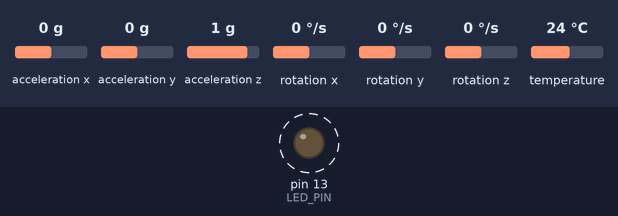
Simulated run of this sketch. Board: Arduino Uno, built with avr-gcc and run on an emulated ATmega328P. Shown: output pins drawn as LEDs (lit = HIGH). Dashed ring = blinking. The test bench sets the inputs (shaded band); at power-on: acceleration x 0 g, acceleration y 0 g, acceleration z 1 g, rotation x 0 °/s, rotation y 0 °/s, rotation z 0 °/s, temperature 24 °C. What the sketch prints to the serial monitor is not drawn.

Above: at 0.2 s.
Timing chart, 0 to 3.0 s (numbered marks = the images above):
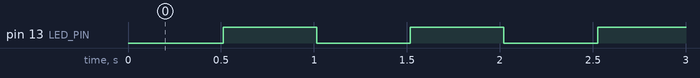

The sketch:

mpu6050.ino
```cpp
// I2C device class (I2Cdev) demonstration Arduino sketch for MPU6050 class
// 10/7/2011 by Jeff Rowberg <jeff@rowberg.net>
// Updates should (hopefully) always be available at https://github.com/jrowberg/i2cdevlib
//
// Changelog:
//     2011-10-07 - initial release

/* ============================================
I2Cdev device library code is placed under the MIT license
Copyright (c) 2011 Jeff Rowberg

Permission is hereby granted, free of charge, to any person obtaining a copy
of this software and associated documentation files (the "Software"), to deal
in the Software without restriction, including without limitation the rights
to use, copy, modify, merge, publish, distribute, sublicense, and/or sell
copies of the Software, and to permit persons to whom the Software is
furnished to do so, subject to the following conditions:

The above copyright notice and this permission notice shall be included in
all copies or substantial portions of the Software.

THE SOFTWARE IS PROVIDED "AS IS", WITHOUT WARRANTY OF ANY KIND, EXPRESS OR
IMPLIED, INCLUDING BUT NOT LIMITED TO THE WARRANTIES OF MERCHANTABILITY,
FITNESS FOR A PARTICULAR PURPOSE AND NONINFRINGEMENT. IN NO EVENT SHALL THE
AUTHORS OR COPYRIGHT HOLDERS BE LIABLE FOR ANY CLAIM, DAMAGES OR OTHER
LIABILITY, WHETHER IN AN ACTION OF CONTRACT, TORT OR OTHERWISE, ARISING FROM,
OUT OF OR IN CONNECTION WITH THE SOFTWARE OR THE USE OR OTHER DEALINGS IN
THE SOFTWARE.
===============================================
*/

// Arduino Wire library is required if I2Cdev I2CDEV_ARDUINO_WIRE implementation
// is used in I2Cdev.h
#include "Wire.h"

#include <Adafruit_MPU6050.h>
Adafruit_MPU6050 mpu;

#define LED_PIN 13
bool blinkState = false;

void setup() {

    Wire.begin();

    // initialize serial communication
    // (38400 chosen because it works as well at 8MHz as it does at 16MHz, but
    // it's really up to you depending on your project)
    Serial.begin(38400);

    // verify connection
    Serial.println("Testing device connections...");
    Serial.println(mpu.begin() ? "MPU6050 connection successful" : "MPU6050 connection failed");

    	// set accelerometer range to +-8G
	mpu.setAccelerometerRange(MPU6050_RANGE_8_G);

	// set gyro range to +- 500 deg/s
	mpu.setGyroRange(MPU6050_RANGE_500_DEG);

	// set filter bandwidth to 21 Hz
	mpu.setFilterBandwidth(MPU6050_BAND_21_HZ);
    // configure Arduino LED for
    pinMode(LED_PIN, OUTPUT);
}

void loop() {

    sensors_event_t a, g, temp;
    mpu.getEvent(&a, &g, &temp);


    // Serial.print("Acceleration X: ");
	// Serial.print(a.acceleration.x);
	// Serial.print(", Y: ");
	// Serial.print(a.acceleration.y);
	// Serial.print(", Z: ");
	// Serial.print(a.acceleration.z);
	// Serial.println(" m/s^2");

	Serial.print("Rotation X: ");
	Serial.print(g.gyro.x);
	Serial.print(", Y: ");
	Serial.print(g.gyro.y);
	Serial.print(", Z: ");
	Serial.print(g.gyro.z);
	Serial.println(" rad/s");

	// Serial.print("Die Temperature: ");
	// Serial.print(temp.temperature);
	// Serial.println(" degC");

	Serial.println("");
	delay(500);

    // blink LED to indicate activity
    blinkState = !blinkState;
    digitalWrite(LED_PIN, blinkState);
}
```

Measured:
- by itself, pin 13 (LED_PIN): alternates HIGH for 0.50 s and LOW for 0.50 s
